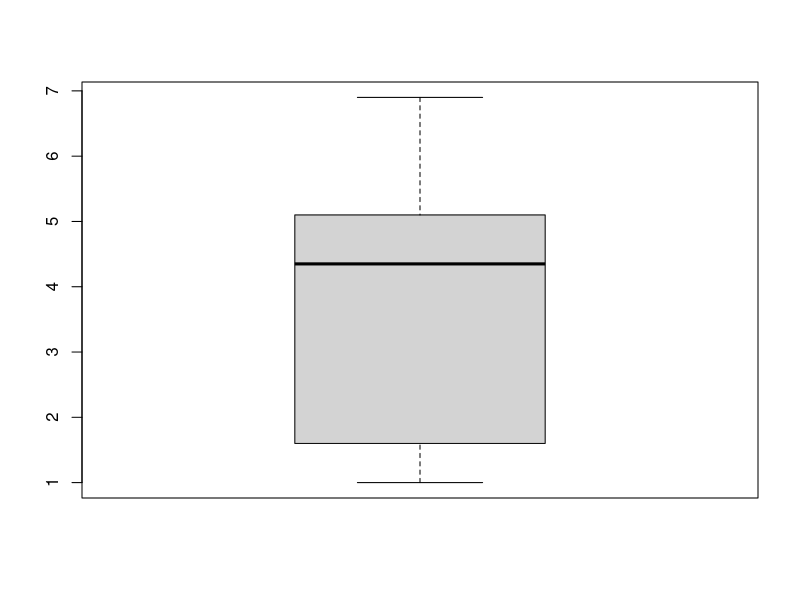
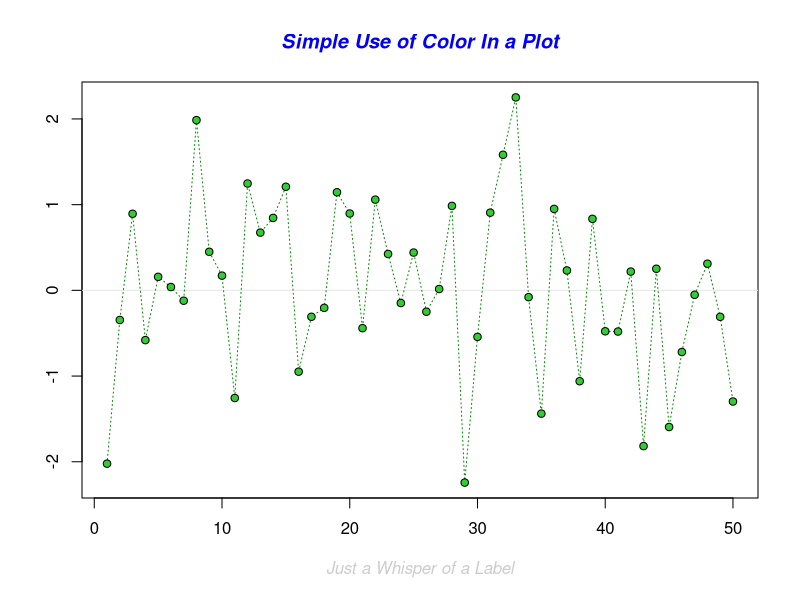
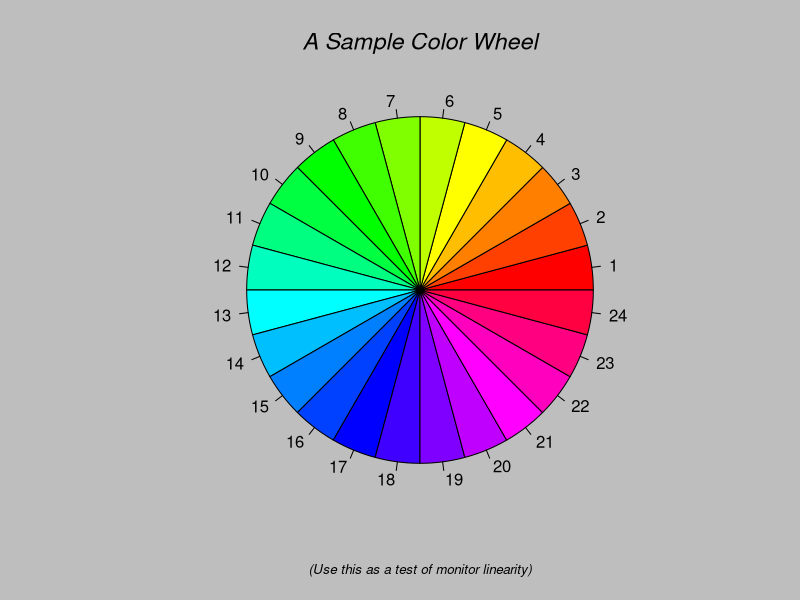
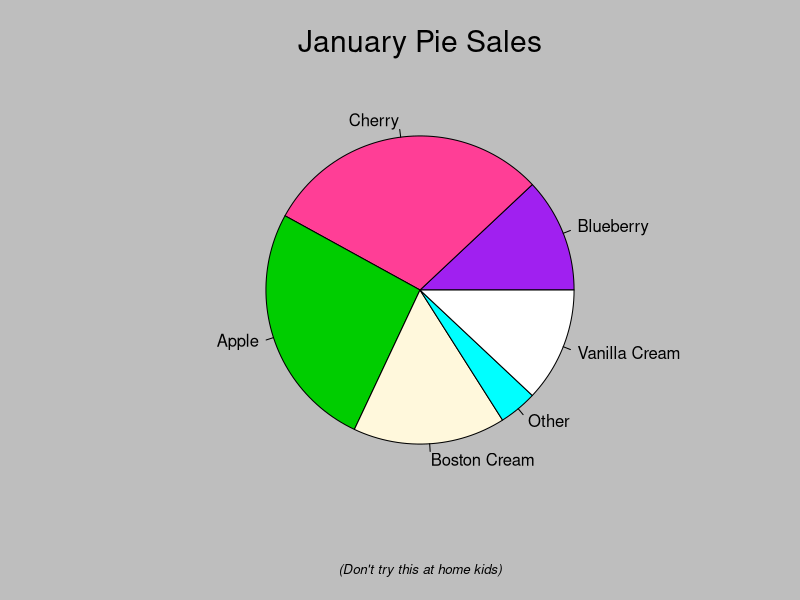
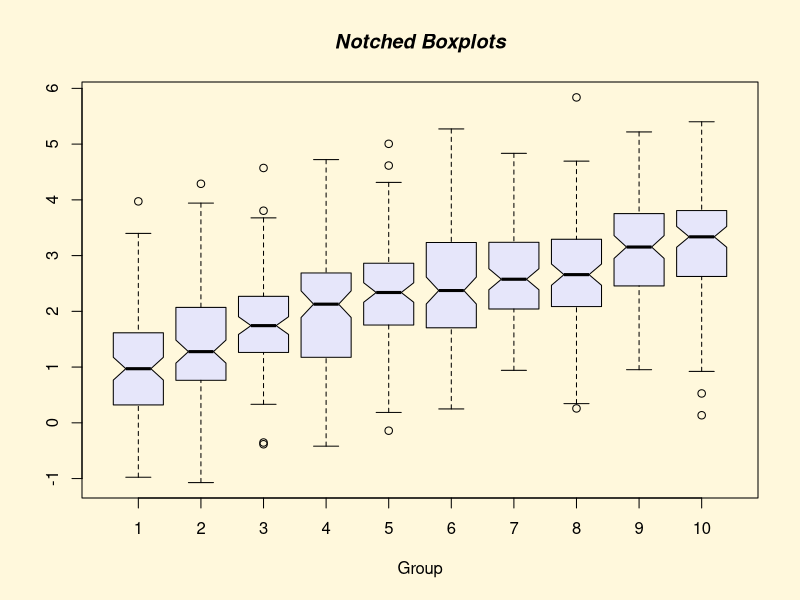
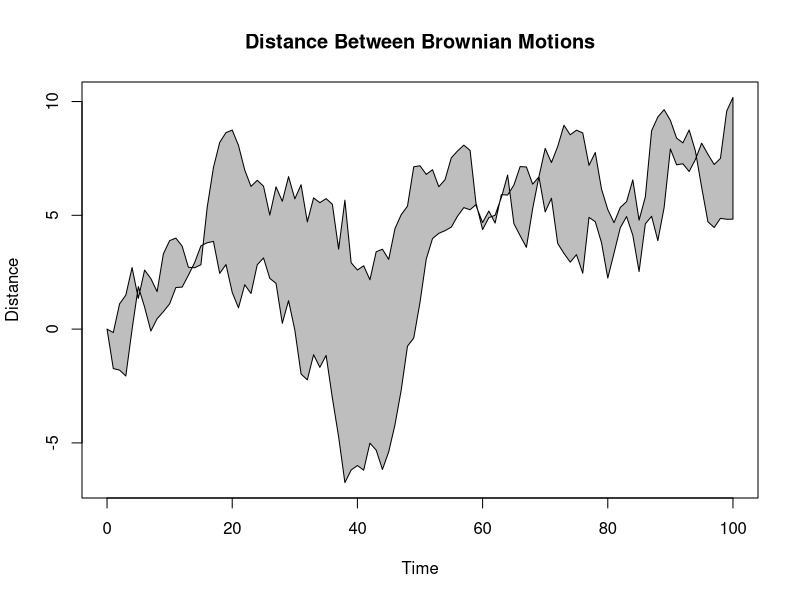
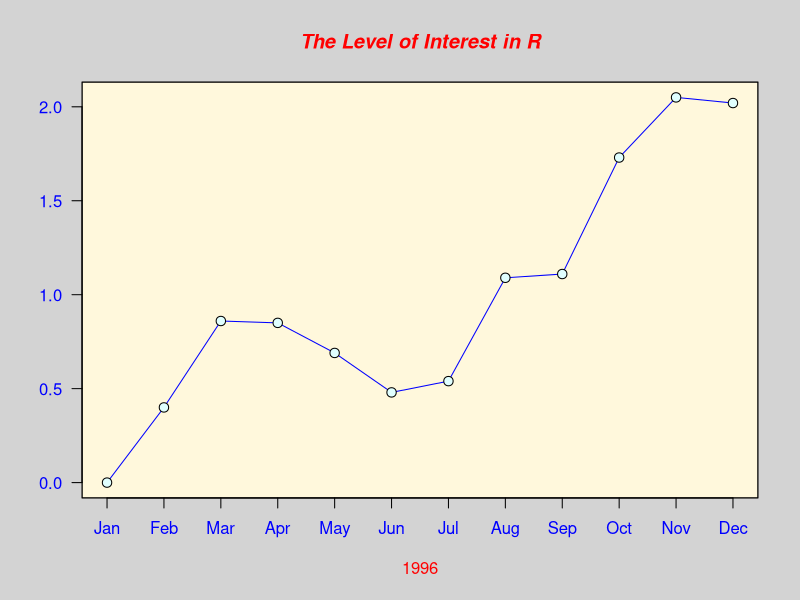
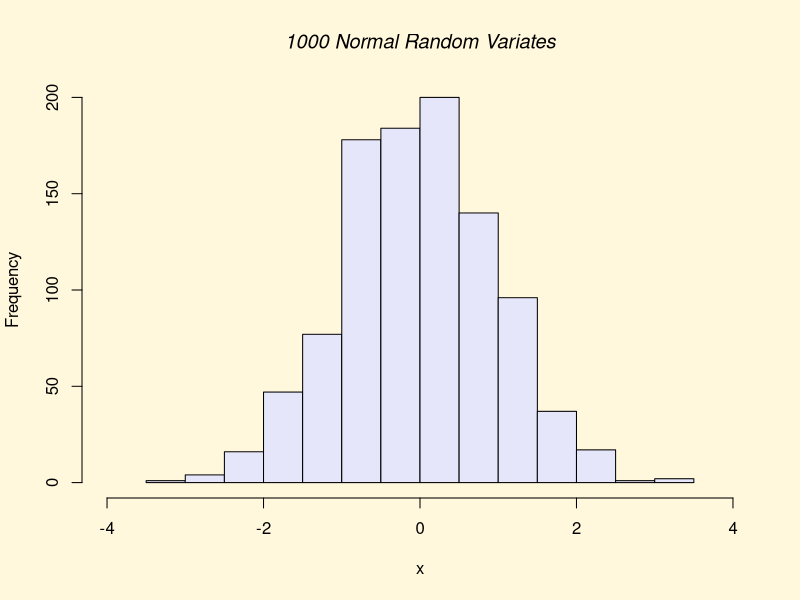

Source code (R) for these figures, in order:
iris

summary(iris)

head (iris)

length (iris)

iris$Sepal.Length

length(iris$Sepal.Length)

min(iris$Sepal.Length)

max(iris$Sepal.Length)

range(iris$Sepal.Length)

mean(iris$Sepal.Length)

median(iris$Sepal.Length)

table(iris$Sepal.Length)

sort(table(iris$Sepal.Length))

daw <- c(0,1,9,10)
daw
var(daw)
var(daw) * (length(daw)-1)/length(daw)
sd(daw)

sd(iris$Sepal.Length)

var(iris$Sepal.Length)

max(iris$Petal.Length)

min(iris$Petal.Length)

range(iris$Petal.Length)

mean(iris$Petal.Length)

median(iris$Petal.Length)

var(iris$Petal.Length)

sd(iris$Petal.Length)

quantile(iris$Petal.Length)

IQR(iris$Petal.Length)

petalo<-iris$Petal.Length

boxplot(petalo)

petalo

petalo[150]

demo(graphics)

x <- seq(-10,10)
x
y<- x^2
y
plot(x,y)
plot (x,y,main="This isn't your average plot anymore")
plot (x,y,main="This isn't your average plot anymore", type = "p")
plot (x,y,main="This isn't your average plot anymore", type = "l")
plot (x,y,main="This isn't your average plot anymore", type = "b")
plot (x,y,main="This isn't your average plot anymore", type = "o")
plot (x,y,main="This isn't your average plot anymore", type = "h")
plot (x,y,main="This isn't your average plot anymore", type = "s")
plot (x,y,main="This isn't your average plot anymore", type = "S")
plot (x,y,main="This isn't your average plot anymore", type = "n")

plot(x,y, pch="*")
plot(x,y, pch = "no")
plot(x,y, main="this isn't your average plotgraph anymore", xlab="abscisas", ylab="ordenadas")
plot(x,y, pch=18, col="5", xlim=c(-5,5), ylim=c(0,60))
x<- seq (-10,10,by=0.1)
x
y <- x^2
y
plot(x,y, type="p")
x<-seq(-10,10)
y = x^2
par(mfrow=c(2,2))
plot(y)
hist(y)
boxplot(y)
barplot(y)
A <- c(15,12,23,3,38)
names(A)<-c("Barcelona", "Hospitalet", "Cornella", "Rubi", "Lamerge")
png(filename = "nombre_de_mi_gráfico.png")
plot(A, type="c")
dev.off()
getwd()
?png
A <- c(15,12,23,3,38)
B <- c(14,7,6,19,3)
plot(A, type="o", col ="red", xlab ="City", ylab="Number", main ="Another one bites the dust")
lines(B, type ="o", col ="blue")
